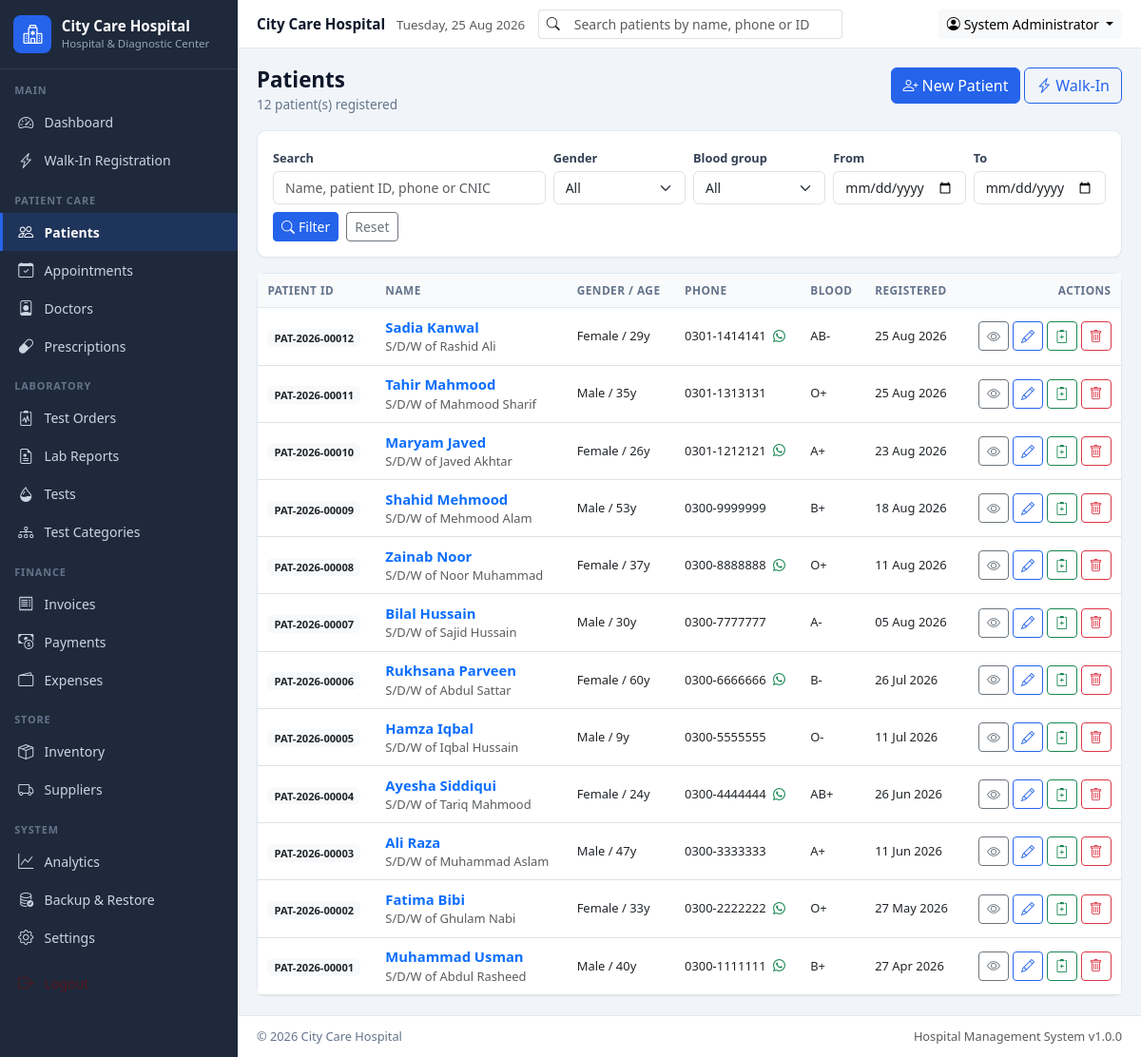
/modules/patients/index.php (signed in), run on the app's committed database.
### tables this page shows
CREATE TABLE IF NOT EXISTS patients (
  id INT AUTO_INCREMENT PRIMARY KEY,
  patient_id VARCHAR(20) UNIQUE NOT NULL,
  full_name VARCHAR(100) NOT NULL,
  father_husband_name VARCHAR(100),
  gender ENUM('Male','Female','Other') NOT NULL,
  date_of_birth DATE,
  age INT,
  cnic VARCHAR(20),
  phone VARCHAR(20),
  whatsapp VARCHAR(20),
  email VARCHAR(100),
  address TEXT,
  emergency_contact VARCHAR(100),
  blood_group VARCHAR(5),
  referring_doctor VARCHAR(100),
  medical_notes TEXT,
  registration_date DATE NOT NULL,
  created_at TIMESTAMP DEFAULT CURRENT_TIMESTAMP,
  updated_at TIMESTAMP DEFAULT CURRENT_TIMESTAMP ON UPDATE CURRENT_TIMESTAMP,
  INDEX idx_patients_name (full_name),
  INDEX idx_patients_phone (phone)
);

### includes/functions.php (called while the page is built, shortened)
<?php
function sanitize($input)
{
    return htmlspecialchars((string)($input ?? ''), ENT_QUOTES, 'UTF-8');
}
function get($key, $default = '')
{
    return isset($_GET[$key]) ? (is_array($_GET[$key]) ? $_GET[$key] : trim((string)$_GET[$key])) : $default;
}
function getSetting($key, $default = '')
{
    global $pdo;
    static $cache = null;
    if ($cache === null) {
        $cache = [];
        try {
            foreach ($pdo->query('SELECT setting_key, setting_value FROM settings') as $row) {
                $cache[$row['setting_key']] = $row['setting_value'];
            }
        } catch (Exception $e) {
            $cache = [];
        }
    }
    if (array_key_exists($key, $cache) && $cache[$key] !== null && $cache[$key] !== '') {
        return $cache[$key];
    }
    return $default;
}
function formatDate($date, $format = null)
{
    $format = $format ?: getSetting('date_format', 'd M Y');
    $ts = strtotime($date);
    return $ts ? date($format, $ts) : '-';
}
function currentPage()
{
    $page = (int)($_GET['page'] ?? 1);
    return $page > 0 ? $page : 1;
}
function whatsappLink($phone, $message)
{
    $digits = preg_replace('/\D+/', '', (string)$phone);
    $code = preg_replace('/\D+/', '', getSetting('country_code', '92'));
    if ($digits !== '' && strpos($digits, '0') === 0) {
        $digits = $code . substr($digits, 1);
    }
    return 'https://wa.me/' . $digits . '?text=' . rawurlencode($message);
}
function fetchAll($sql, array $params = [])
{
    global $pdo;
    $stmt = $pdo->prepare($sql);
    $stmt->execute($params);
    return $stmt->fetchAll();
}

### modules/patients/index.php (the view, shortened to what this page needs)
<?php
$search   = get('q');
$from     = get('from');
$to       = get('to');
$page     = currentPage();
$offset   = ($page - 1) * PER_PAGE;
$where  = [];
$params = [];
$whereSql = $where ? 'WHERE ' . implode(' AND ', $where) : '';
$patients = fetchAll("SELECT * FROM patients $whereSql ORDER BY id DESC LIMIT " . (int)PER_PAGE . " OFFSET " . (int)$offset, $params);
$pageActions = '<a href="' . BASE_URL . '/modules/patients/add.php" class="btn btn-primary"><i class="bi bi-person-plus me-1"></i>New Patient</a> '
    . '<a href="' . BASE_URL . '/modules/walkin/index.php" class="btn btn-outline-primary"><i class="bi bi-lightning-charge me-1"></i>Walk-In</a>';
require_once INC_PATH . '/header.php';
?>
<div class="card mb-3">
    <div class="card-body">
        <form class="row g-2 align-items-end" method="get">
            <div class="col-md-4">
                <label class="form-label">Search</label>
                <input type="search" name="q" class="form-control" value="<?= sanitize($search) ?>" placeholder="Name, patient ID, phone or CNIC">
            </div>
            <div class="col-md-2">
                <label class="form-label">Gender</label>
                <select name="gender" class="form-select">
                    <option value="">All</option>
                </select>
            </div>
            <div class="col-md-2">
                <label class="form-label">Blood group</label>
                <select name="blood_group" class="form-select">
                    <option value="">All</option>
                </select>
            </div>
            <div class="col-md-2">
                <label class="form-label">From</label>
                <input type="date" name="from" class="form-control" value="<?= sanitize($from) ?>">
            </div>
            <div class="col-md-2">
                <label class="form-label">To</label>
                <input type="date" name="to" class="form-control" value="<?= sanitize($to) ?>">
            </div>
            <div class="col-12 d-flex gap-2">
                <button class="btn btn-primary btn-sm"><i class="bi bi-search me-1"></i>Filter</button>
                <a href="<?= BASE_URL ?>/modules/patients/index.php" class="btn btn-outline-secondary btn-sm">Reset</a>
            </div>
        </form>
    </div>
</div>
<div class="card">
    <div class="table-responsive">
        <table class="table table-hover align-middle mb-0">
            <thead>
                <tr>
                    <th>Patient ID</th>
                    <th>Name</th>
                    <th>Gender / Age</th>
                    <th>Phone</th>
                    <th>Blood</th>
                    <th>Registered</th>
                    <th class="text-end">Actions</th>
                </tr>
            </thead>
            <tbody>
            <?php foreach ($patients as $p): ?>
                <tr>
                    <td><span class="badge bg-light text-dark"><?= sanitize($p['patient_id']) ?></span></td>
                    <td>
                        <a href="view.php?id=<?= (int)$p['id'] ?>" class="fw-semibold"><?= sanitize($p['full_name']) ?></a>
                        <?php if ($p['father_husband_name']): ?>
                            <div class="small text-muted">S/D/W of <?= sanitize($p['father_husband_name']) ?></div>
                        <?php endif; ?>
                    </td>
                    <td class="small"><?= sanitize($p['gender']) ?><?= $p['age'] !== null ? ' / ' . (int)$p['age'] . 'y' : '' ?></td>
                    <td class="small">
                        <?= sanitize($p['phone'] ?: '-') ?>
                        <?php if ($p['whatsapp']): ?>
                            <a class="ms-1 text-success" target="_blank" rel="noopener"
                               href="<?= sanitize(whatsappLink($p['whatsapp'], 'Hello ' . $p['full_name'])) ?>"
                               title="WhatsApp"><i class="bi bi-whatsapp"></i></a>
                        <?php endif; ?>
                    </td>
                    <td class="small"><?= sanitize($p['blood_group'] ?: '-') ?></td>
                    <td class="small"><?= formatDate($p['registration_date']) ?></td>
                    <td class="text-end text-nowrap">
                        <a href="view.php?id=<?= (int)$p['id'] ?>" class="btn btn-sm btn-outline-secondary" title="View"><i class="bi bi-eye"></i></a>
                        <a href="edit.php?id=<?= (int)$p['id'] ?>" class="btn btn-sm btn-outline-primary" title="Edit"><i class="bi bi-pencil"></i></a>
                        <a href="<?= BASE_URL ?>/modules/orders/add.php?patient_id=<?= (int)$p['id'] ?>" class="btn btn-sm btn-outline-success" title="New test order"><i class="bi bi-clipboard2-plus"></i></a>
                        <a href="delete.php?id=<?= (int)$p['id'] ?>" class="btn btn-sm btn-outline-danger" title="Delete"><i class="bi bi-trash"></i></a>
                    </td>
                </tr>
            <?php endforeach; ?>
            </tbody>
        </table>
    </div>
</div>
<?php require_once INC_PATH . '/footer.php'; ?>

### assets/css/custom.css (style rules this page uses)
:root { --hms-primary: #2563EB; --hms-success: #16A34A; --hms-warning: #D97706; --hms-danger: #DC2626; --hms-sidebar: #1E293B; --hms-sidebar-hover: #334155; --hms-body: #F1F5F9; --hms-border: #E2E8F0; --hms-muted: #64748B; --hms-sidebar-width: 250px; }
body { background: var(--hms-body); font-family: "Segoe UI", Roboto, "Helvetica Neue", Arial, sans-serif; font-size: 0.925rem; color: #0F172A; }
a { text-decoration: none; }
.btn-primary, .bg-primary { background-color: var(--hms-primary) !important; border-color: var(--hms-primary) !important; }
.btn-outline-primary { color: var(--hms-primary); border-color: var(--hms-primary); }
.card { border: 1px solid var(--hms-border); border-radius: .6rem; box-shadow: 0 1px 2px rgba(15,23,42,.04); }
.table > :not(caption) > * > * { padding: .55rem .65rem; }
.table thead th { font-size: .74rem; text-transform: uppercase; letter-spacing: .04em; color: var(--hms-muted); background: #F8FAFC; border-bottom: 1px solid var(--hms-border); font-weight: 700; }
.form-label { font-size: .8rem; font-weight: 600; color: #334155; margin-bottom: .25rem; }
.form-control, .form-select { font-size: .875rem; }

### data on the page
patients: patient "PAT-2026-00012", full_name "Sadia Kanwal", father_husband_name "Rashid Ali", gender "Female", age "29", phone "0301-1414141", blood_group "AB-", registration_date "25 Aug 2026"
patients: patient "PAT-2026-00011", full_name "Tahir Mahmood", father_husband_name "Mahmood Sharif", gender "Male", age "35", phone "0301-1313131", blood_group "O+", registration_date "25 Aug 2026"
patients: patient "PAT-2026-00010", full_name "Maryam Javed", father_husband_name "Javed Akhtar", gender "Female", age "26", phone "0301-1212121", blood_group "A+", registration_date "23 Aug 2026"
patients: patient "PAT-2026-00009", full_name "Shahid Mehmood", father_husband_name "Mehmood Alam", gender "Male", age "53", phone "0300-9999999", blood_group "B+", registration_date "18 Aug 2026"
patients: patient "PAT-2026-00008", full_name "Zainab Noor", father_husband_name "Noor Muhammad", gender "Female", age "37", phone "0300-8888888", blood_group "O+", registration_date "11 Aug 2026"
patients: patient "PAT-2026-00007", full_name "Bilal Hussain", father_husband_name "Sajid Hussain", gender "Male", age "30", phone "0300-7777777", blood_group "A-", registration_date "05 Aug 2026"
patients: patient "PAT-2026-00006", full_name "Rukhsana Parveen", father_husband_name "Abdul Sattar", gender "Female", age "60", phone "0300-6666666", blood_group "B-", registration_date "26 Jul 2026"
patients: patient "PAT-2026-00005", full_name "Hamza Iqbal", father_husband_name "Iqbal Hussain", gender "Male", age "9", phone "0300-5555555", blood_group "O-", registration_date "11 Jul 2026"
patients: patient "PAT-2026-00004", full_name "Ayesha Siddiqui", father_husband_name "Tariq Mahmood", gender "Female", age "24", phone "0300-4444444", blood_group "AB+", registration_date "26 Jun 2026"
patients: patient "PAT-2026-00003", full_name "Ali Raza", father_husband_name "Muhammad Aslam", gender "Male", age "47", phone "0300-3333333", blood_group "A+", registration_date "11 Jun 2026"
patients: patient "PAT-2026-00002", full_name "Fatima Bibi", father_husband_name "Ghulam Nabi", gender "Female", age "33", phone "0300-2222222", blood_group "O+", registration_date "27 May 2026"
patients: patient "PAT-2026-00001", full_name "Muhammad Usman", father_husband_name "Abdul Rasheed", gender "Male", age "40", phone "0300-1111111", blood_group "B+", registration_date "27 Apr 2026"

### other printed values
getSetting('hospital_name', 'City Care Hospital') "City Care Hospital"
getSetting('hospital_tagline', 'Hospital &amp; Diagnostic Center') "Hospital & Diagnostic Center"
$group['label'] "MAIN"
$item['text'] "Dashboard"
$item['text'] "Walk-In Registration"
$group['label'] "PATIENT CARE"
$item['text'] "Patients"
$item['text'] "Appointments"
$item['text'] "Doctors"
$item['text'] "Prescriptions"
$group['label'] "LABORATORY"
$item['text'] "Test Orders"
$item['text'] "Lab Reports"
$item['text'] "Tests"
$item['text'] "Test Categories"
